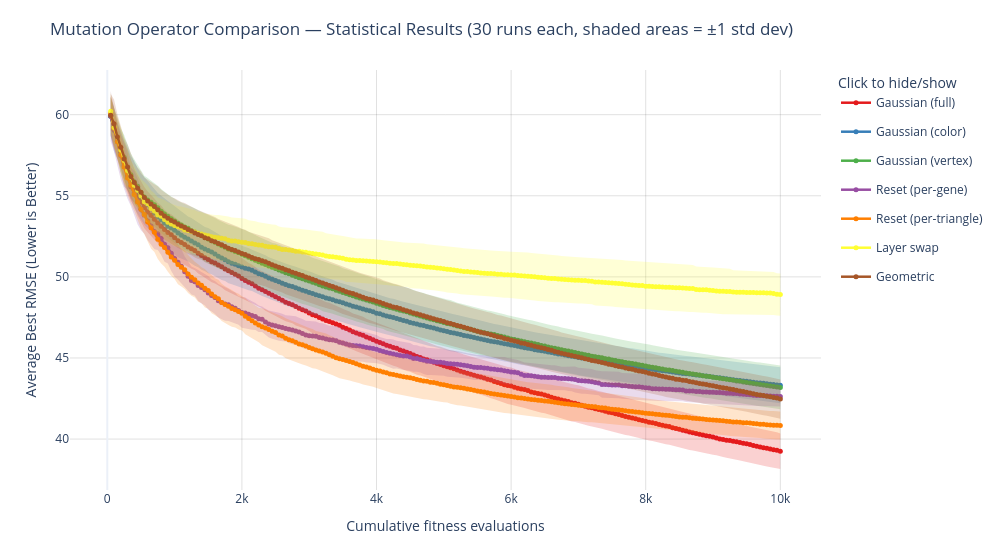

Source (notebook cell):
### Code cell
mutation_modes = [
    "Gaussian (full)",
    "Gaussian (color)",
    "Gaussian (vertex)",
    "Reset (per-gene)",
    "Reset (per-triangle)",
    "Layer swap",
    "Geometric"
]

plot_statistical_comparison_interactive(
    mutation_statistical_comparison,
    labels=mutation_modes,
    title="Mutation Operator Comparison — Statistical Results (30 runs each, shaded areas = ±1 std dev)",
)

### Figure 1 — Plotly figure (JSON) as saved in the notebook; plotly's stock layout.template omitted (floating-point values rounded to 4 significant figures; data arrays with more than 128 entries replaced by an {"elided": "..."} marker saying what was removed)
{"data": [{"hoverinfo": "skip", "legendgroup": "Gaussian (full)", "line": {"width": 0}, "mode": "lines", "name": "Gaussian (full) std upper", "showlegend": false, "type": "scatter", "x": {"elided": "200 int values"}, "y": {"elided": "200 float values"}}, {"fill": "tonexty", "fillcolor": "rgba(228,26,28, 0.20)", "hoverinfo": "skip", "legendgroup": "Gaussian (full)", "line": {"width": 0}, "mode": "lines", "name": "Gaussian (full) std band", "showlegend": false, "type": "scatter", "x": {"elided": "200 int values"}, "y": {"elided": "200 float values"}}, {"customdata": {"elided": "200x1 float values"}, "hovertemplate": "Cumulative fitness evaluations: %{x}<br>Mean: %{y:.5f}<br>Std: %{customdata[0]:.5f}<extra></extra>", "legendgroup": "Gaussian (full)", "line": {"color": "rgb(228,26,28)", "width": 2.5}, "marker": {"size": 5}, "mode": "lines+markers", "name": "Gaussian (full)", "type": "scatter", "x": {"elided": "200 int values"}, "y": {"elided": "200 float values"}}, {"hoverinfo": "skip", "legendgroup": "Gaussian (color)", "line": {"width": 0}, "mode": "lines", "name": "Gaussian (color) std upper", "showlegend": false, "type": "scatter", "x": {"elided": "200 int values"}, "y": {"elided": "200 float values"}}, {"fill": "tonexty", "fillcolor": "rgba(55,126,184, 0.20)", "hoverinfo": "skip", "legendgroup": "Gaussian (color)", "line": {"width": 0}, "mode": "lines", "name": "Gaussian (color) std band", "showlegend": false, "type": "scatter", "x": {"elided": "200 int values"}, "y": {"elided": "200 float values"}}, {"customdata": {"elided": "200x1 float values"}, "hovertemplate": "Cumulative fitness evaluations: %{x}<br>Mean: %{y:.5f}<br>Std: %{customdata[0]:.5f}<extra></extra>", "legendgroup": "Gaussian (color)", "line": {"color": "rgb(55,126,184)", "width": 2.5}, "marker": {"size": 5}, "mode": "lines+markers", "name": "Gaussian (color)", "type": "scatter", "x": {"elided": "200 int values"}, "y": {"elided": "200 float values"}}, {"hoverinfo": "skip", "legendgroup": "Gaussian (vertex)", "line": {"width": 0}, "mode": "lines", "name": "Gaussian (vertex) std upper", "showlegend": false, "type": "scatter", "x": {"elided": "200 int values"}, "y": {"elided": "200 float values"}}, {"fill": "tonexty", "fillcolor": "rgba(77,175,74, 0.20)", "hoverinfo": "skip", "legendgroup": "Gaussian (vertex)", "line": {"width": 0}, "mode": "lines", "name": "Gaussian (vertex) std band", "showlegend": false, "type": "scatter", "x": {"elided": "200 int values"}, "y": {"elided": "200 float values"}}, {"customdata": {"elided": "200x1 float values"}, "hovertemplate": "Cumulative fitness evaluations: %{x}<br>Mean: %{y:.5f}<br>Std: %{customdata[0]:.5f}<extra></extra>", "legendgroup": "Gaussian (vertex)", "line": {"color": "rgb(77,175,74)", "width": 2.5}, "marker": {"size": 5}, "mode": "lines+markers", "name": "Gaussian (vertex)", "type": "scatter", "x": {"elided": "200 int values"}, "y": {"elided": "200 float values"}}, {"hoverinfo": "skip", "legendgroup": "Reset (per-gene)", "line": {"width": 0}, "mode": "lines", "name": "Reset (per-gene) std upper", "showlegend": false, "type": "scatter", "x": {"elided": "200 int values"}, "y": {"elided": "200 float values"}}, {"fill": "tonexty", "fillcolor": "rgba(152,78,163, 0.20)", "hoverinfo": "skip", "legendgroup": "Reset (per-gene)", "line": {"width": 0}, "mode": "lines", "name": "Reset (per-gene) std band", "showlegend": false, "type": "scatter", "x": {"elided": "200 int values"}, "y": {"elided": "200 float values"}}, {"customdata": {"elided": "200x1 float values"}, "hovertemplate": "Cumulative fitness evaluations: %{x}<br>Mean: %{y:.5f}<br>Std: %{customdata[0]:.5f}<extra></extra>", "legendgroup": "Reset (per-gene)", "line": {"color": "rgb(152,78,163)", "width": 2.5}, "marker": {"size": 5}, "mode": "lines+markers", "name": "Reset (per-gene)", "type": "scatter", "x": {"elided": "200 int values"}, "y": {"elided": "200 float values"}}, {"hoverinfo": "skip", "legendgroup": "Reset (per-triangle)", "line": {"width": 0}, "mode": "lines", "name": "Reset (per-triangle) std upper", "showlegend": false, "type": "scatter", "x": {"elided": "200 int values"}, "y": {"elided": "200 float values"}}, {"fill": "tonexty", "fillcolor": "rgba(255,127,0, 0.20)", "hoverinfo": "skip", "legendgroup": "Reset (per-triangle)", "line": {"width": 0}, "mode": "lines", "name": "Reset (per-triangle) std band", "showlegend": false, "type": "scatter", "x": {"elided": "200 int values"}, "y": {"elided": "200 float values"}}, {"customdata": {"elided": "200x1 float values"}, "hovertemplate": "Cumulative fitness evaluations: %{x}<br>Mean: %{y:.5f}<br>Std: %{customdata[0]:.5f}<extra></extra>", "legendgroup": "Reset (per-triangle)", "line": {"color": "rgb(255,127,0)", "width": 2.5}, "marker": {"size": 5}, "mode": "lines+markers", "name": "Reset (per-triangle)", "type": "scatter", "x": {"elided": "200 int values"}, "y": {"elided": "200 float values"}}, {"hoverinfo": "skip", "legendgroup": "Layer swap", "line": {"width": 0}, "mode": "lines", "name": "Layer swap std upper", "showlegend": false, "type": "scatter", "x": {"elided": "200 int values"}, "y": {"elided": "200 float values"}}, {"fill": "tonexty", "fillcolor": "rgba(255,255,51, 0.20)", "hoverinfo": "skip", "legendgroup": "Layer swap", "line": {"width": 0}, "mode": "lines", "name": "Layer swap std band", "showlegend": false, "type": "scatter", "x": {"elided": "200 int values"}, "y": {"elided": "200 float values"}}, {"customdata": {"elided": "200x1 float values"}, "hovertemplate": "Cumulative fitness evaluations: %{x}<br>Mean: %{y:.5f}<br>Std: %{customdata[0]:.5f}<extra></extra>", "legendgroup": "Layer swap", "line": {"color": "rgb(255,255,51)", "width": 2.5}, "marker": {"size": 5}, "mode": "lines+markers", "name": "Layer swap", "type": "scatter", "x": {"elided": "200 int values"}, "y": {"elided": "200 float values"}}, {"hoverinfo": "skip", "legendgroup": "Geometric", "line": {"width": 0}, "mode": "lines", "name": "Geometric std upper", "showlegend": false, "type": "scatter", "x": {"elided": "200 int values"}, "y": {"elided": "200 float values"}}, {"fill": "tonexty", "fillcolor": "rgba(166,86,40, 0.20)", "hoverinfo": "skip", "legendgroup": "Geometric", "line": {"width": 0}, "mode": "lines", "name": "Geometric std band", "showlegend": false, "type": "scatter", "x": {"elided": "200 int values"}, "y": {"elided": "200 float values"}}, {"customdata": {"elided": "200x1 float values"}, "hovertemplate": "Cumulative fitness evaluations: %{x}<br>Mean: %{y:.5f}<br>Std: %{customdata[0]:.5f}<extra></extra>", "legendgroup": "Geometric", "line": {"color": "rgb(166,86,40)", "width": 2.5}, "marker": {"size": 5}, "mode": "lines+markers", "name": "Geometric", "type": "scatter", "x": {"elided": "200 int values"}, "y": {"elided": "200 float values"}}], "layout": {"height": 550, "hovermode": "x unified", "legend": {"itemclick": "toggle", "itemdoubleclick": "toggleothers", "title": {"text": "Click to hide/show"}}, "margin": {"b": 60, "l": 70, "r": 30, "t": 70}, "title": {"text": "Mutation Operator Comparison — Statistical Results (30 runs each, shaded areas = ±1 std dev)"}, "width": 1000, "xaxis": {"gridcolor": "rgba(0,0,0,0.12)", "showgrid": true, "title": {"text": "Cumulative fitness evaluations"}}, "yaxis": {"gridcolor": "rgba(0,0,0,0.12)", "showgrid": true, "title": {"text": "Average Best RMSE (Lower is Better)"}}}}
